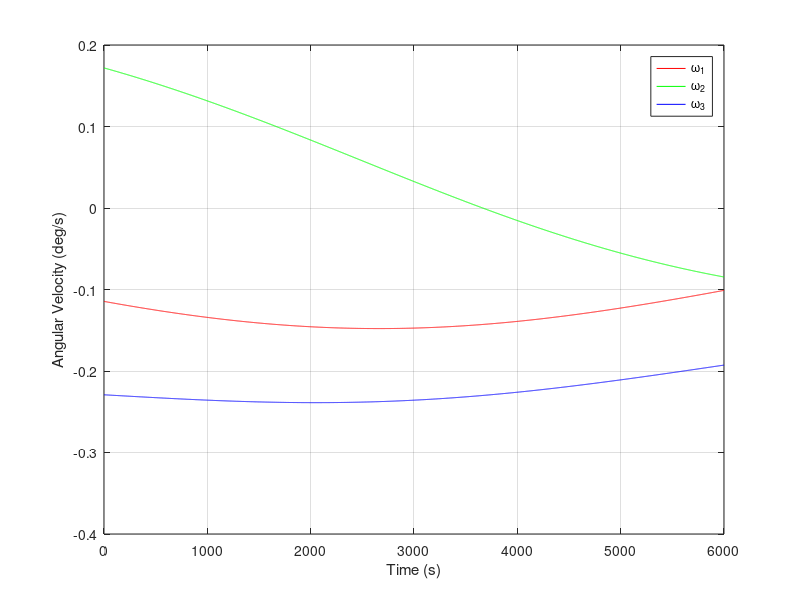

Write the MATLAB code that produced this figure. (Note: this script raises an error after producing the figure.)
clc; clear; close all;

%% Constants definitions
n = 0; % Last digit of student number 110200170
N = 6000;                   % Number of samples
delta_t = 1;                % Sampling time (seconds)

% Initial attitude angles (rad)
psi_0 = -0.005 - 0.002*n;   % Yaw
theta_0 = 0.01 - 0.002*n;   % Pitch
phi_0 = -0.01 - 0.002*n;    % Roll

% Initial angular velocities (rad/s)
w1_0 = -0.002 - 0.0001*n;
w2_0 = 0.003 - 0.0001*n;
w3_0 = -0.004 - 0.0001*n;

% Mass moments of inertia (kg.m²)
I1 = 2.1e-3;
I2 = 2.0e-3;
I3 = 1.9e-3;

% Disturbance torques (N.m)
L1 = 3.6e-10;
L2 = 3.6e-10;
L3 = 3.6e-10;

%% Section A: Angular Velocity Computation (Euler Method)
w = [w1_0, w2_0, w3_0];
w_history = zeros(N+1, 3);
w_history(1, :) = w;

for i = 1:N
    % Euler's rotational equations of motion
    dw1 = (-(I3 - I2)*w(2)*w(3) + L1) / I1;
    dw2 = (-(I1 - I3)*w(3)*w(1) + L2) / I2;
    dw3 = (-(I2 - I1)*w(1)*w(2) + L3) / I3;
    
    w = w + [dw1, dw2, dw3] * delta_t;
    w_history(i+1, :) = w;
end

% Convert to degrees and plot
time = (0:N)*delta_t;
w_deg = rad2deg(w_history);

figure('Name', 'Angular Velocities');
plot(time, w_deg(:,1), 'r', time, w_deg(:,2), 'g', time, w_deg(:,3), 'b');
xlabel('Time (s)');
ylabel('Angular Velocity (deg/s)');
legend('\omega_1', '\omega_2', '\omega_3');
grid on;

%% Section B: Euler Angles Computation
% B.a: Euler Method
euler_history = zeros(N+1, 3);
euler_history(1, :) = [psi_0, theta_0, phi_0];

for i = 1:N
    psi = euler_history(i, 1);
    theta = euler_history(i, 2);
    phi = euler_history(i, 3);
    
    % Kinematic equation matrix
    Kinematic_Matrix = (1/cos(theta)) * [...
        0, sin(phi), cos(phi);
        0, cos(phi)*cos(theta), -sin(phi)*cos(theta);
        cos(theta), sin(phi)*sin(theta), cos(phi)*sin(theta)];
    
    dEuler = Kinematic_Matrix * w_history(i, :)';
    euler_history(i+1, :) = euler_history(i, :) + dEuler' * delta_t;
end

% B.b: RK4 Method (ode45)
[t_rk4, y_rk4] = ode45(@(t,y) euler_kinematics(t, y, w_history, time), time, [psi_0; theta_0; phi_0]);

% Convert to degrees and wrap to ±180°
euler_deg_euler = mod(rad2deg(euler_history) + 180, 360) - 180;
euler_deg_rk4 = mod(rad2deg(y_rk4) + 180, 360) - 180;

% Plot comparison
figure('Name', 'Euler Angles: Euler vs RK4');
subplot(3,1,1);
plot(time, euler_deg_euler(:,1), 'r', t_rk4, euler_deg_rk4(:,1), 'b');
ylabel('Yaw (deg)');
legend('Euler', 'RK4');

subplot(3,1,2);
plot(time, euler_deg_euler(:,2), 'r', t_rk4, euler_deg_rk4(:,2), 'b');
ylabel('Pitch (deg)');

subplot(3,1,3);
plot(time, euler_deg_euler(:,3), 'r', t_rk4, euler_deg_rk4(:,3), 'b');
ylabel('Roll (deg)');
xlabel('Time (s)');

% Differences between methods
difference = euler_deg_rk4 - euler_deg_euler(1:length(t_rk4), :);

figure('Name', 'Angle Differences: RK4 - Euler');
plot(t_rk4, difference(:,1), 'r', t_rk4, difference(:,2), 'g', t_rk4, difference(:,3), 'b');
xlabel('Time (s)');
ylabel('Angle Difference (deg)');
legend('Yaw', 'Pitch', 'Roll');
grid on;

% Vector norms at specific times
time_points = [2000, 4000, 6000];
norms = zeros(length(time_points), 2);

for i = 1:length(time_points)
    idx = time_points(i)/delta_t + 1;
    norms(i, 1) = norm(euler_deg_euler(idx, :)); % Euler method
    norms(i, 2) = norm(euler_deg_rk4(idx, :));   % RK4 method
end

% Display table
disp('Table 1: Euler angle vector norms');
disp(array2table(norms, 'VariableNames', {'Euler_Method', 'RK4_Method'}, ...
    'RowNames', {'2000s', '4000s', '6000s'}));

%% Section C: DCM and 3-1-3 Euler Angles
% Compute DCM for all time steps (using Euler method results)
DCM = zeros(3,3,N+1);
for i = 1:N+1
    DCM(:,:,i) = angle2dcm(euler_history(i,1), euler_history(i,2), euler_history(i,3), 'ZXZ');
end

% Display DCM at specific times
disp('Table 2: DCM at selected times');
for i = 1:length(time_points)
    idx = time_points(i)/delta_t + 1;
    fprintf('DCM at %ds:\n', time_points(i));
    disp(DCM(:,:,idx));
end

% Extract 3-1-3 Euler angles from DCM
euler_313 = zeros(N+1, 3);
for i = 1:N+1
    % Yaw (ψ)
    euler_313(i,1) = atan2(DCM(1,3,i), DCM(2,3,i));
    % Pitch (θ)
    euler_313(i,2) = acos(DCM(3,3,i));
    % Roll (φ)
    euler_313(i,3) = atan2(DCM(3,1,i), -DCM(3,2,i));
end

% Convert to degrees and wrap to ±180°
euler_313_deg = mod(rad2deg(euler_313) + 180, 360) - 180;

% Plot 3-1-3 Euler angles
figure('Name', '3-1-3 Euler Angles from DCM');
plot(time, euler_313_deg(:,1), 'r', time, euler_313_deg(:,2), 'g', time, euler_313_deg(:,3), 'b');
xlabel('Time (s)');
ylabel('Angle (deg)');
legend('Yaw (ψ)', 'Pitch (θ)', 'Roll (φ)');
grid on;

%% Section D: Comments (to be included in report)
% Differences between 3-2-1 (Section B) and 3-1-3 (Section C) sequences:
% 1. Rotation order is different (Z-Y-X vs Z-X-Z)
% 2. They don't represent the same angular state due to different rotation sequences
% 3. Differences come from the mathematical representation of rotations
% 4. 3-1-3 is better for spacecraft, while 3-2-1 is more intuitive for aircraft

%% Supporting Functions
function dydt = euler_kinematics(t, y, w_history, time)
    % Find nearest time index
    [~, idx] = min(abs(time - t));
    w = w_history(idx, :)';
    
    psi = y(1);
    theta = y(2);
    phi = y(3);
    
    % Kinematic equation matrix (3-2-1 sequence)
    Kinematic_Matrix = (1/cos(theta)) * [...
        0, sin(phi), cos(phi);
        0, cos(phi)*cos(theta), -sin(phi)*cos(theta);
        cos(theta), sin(phi)*sin(theta), cos(phi)*sin(theta)];
    
    dydt = Kinematic_Matrix * w;
end
